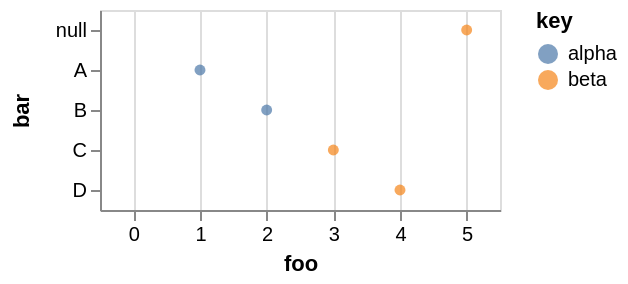

Describe this chart as a Vega-Lite specification.
### Vega specification from a JSON file in a GitHub repository (floating-point values rounded to 4 significant figures)
{"$schema": "https://vega.github.io/schema/vega/v4.json", "autosize": "pad", "padding": 5, "width": 200, "style": "cell", "data": [{"name": "source_0", "values": [{"key": "alpha", "foo": [1, 2], "bar": ["A", "B"]}, {"key": "beta", "foo": [3, 4, 5], "bar": ["C", "D"]}]}, {"name": "data_0", "source": "source_0", "transform": [{"type": "flatten", "fields": ["foo", "bar"], "as": ["foo", "bar"]}]}], "signals": [{"name": "y_step", "value": 20}, {"name": "height", "update": "bandspace(domain('y').length, 1, 0.5) * y_step"}], "marks": [{"name": "marks", "type": "symbol", "style": ["circle"], "from": {"data": "data_0"}, "encode": {"update": {"opacity": {"value": 0.7}, "fill": [{"test": "datum[\"foo\"] === null || isNaN(datum[\"foo\"])", "value": null}, {"scale": "color", "field": "key"}], "tooltip": {"signal": "{\"foo\": format(datum[\"foo\"], \"\"), \"bar\": ''+datum[\"bar\"], \"key\": ''+datum[\"key\"]}"}, "x": {"scale": "x", "field": "foo"}, "y": {"scale": "y", "field": "bar"}, "shape": {"value": "circle"}}}}], "scales": [{"name": "x", "type": "linear", "domain": {"data": "data_0", "field": "foo"}, "range": [0, {"signal": "width"}], "nice": true, "zero": true, "padding": 5}, {"name": "y", "type": "point", "domain": {"data": "data_0", "field": "bar", "sort": true}, "range": {"step": {"signal": "y_step"}}, "padding": 0.5}, {"name": "color", "type": "ordinal", "domain": {"data": "data_0", "field": "key", "sort": true}, "range": "category"}], "axes": [{"scale": "x", "orient": "bottom", "grid": false, "title": "foo", "labelFlush": true, "labelOverlap": true, "tickCount": {"signal": "ceil(width/40)"}, "zindex": 1}, {"scale": "x", "orient": "bottom", "gridScale": "y", "grid": true, "tickCount": {"signal": "ceil(width/40)"}, "domain": false, "labels": false, "maxExtent": 0, "minExtent": 0, "ticks": false, "zindex": 0}, {"scale": "y", "orient": "left", "grid": false, "title": "bar", "zindex": 1}], "legends": [{"fill": "color", "gradientLength": {"signal": "clamp(height, 64, 200)"}, "title": "key", "encode": {"symbols": {"update": {"shape": {"value": "circle"}, "opacity": {"value": 0.7}}}}}], "config": {"axisY": {"minExtent": 30}}}
